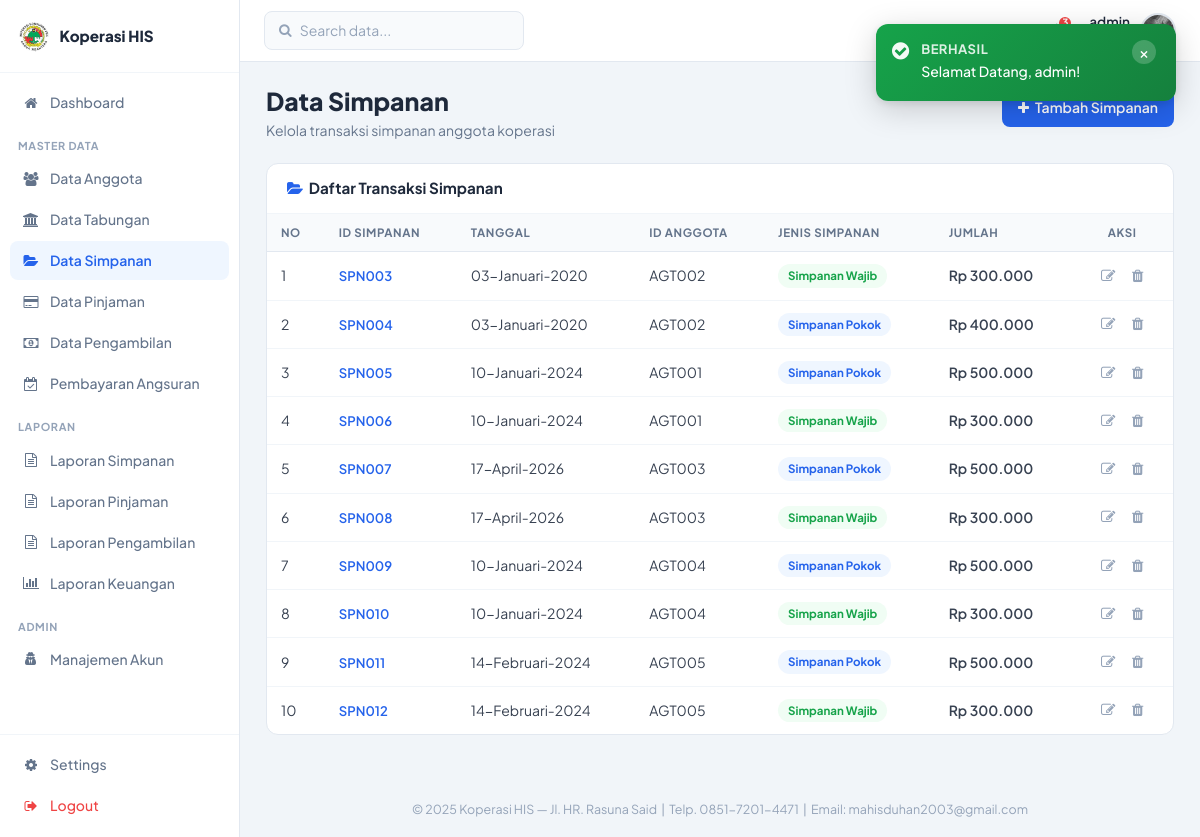
/admin/datasimpanan.php (signed in), run on the app's committed database.
### tables this page shows
CREATE TABLE `tbl_simpanan` (
  `id_simpanan` varchar(6) NOT NULL,
  `tgl_simpanan` date NOT NULL,
  `id_anggota` varchar(6) NOT NULL,
  `jenis_simpanan` varchar(20) NOT NULL,
  `jumlah_simpanan` int NOT NULL
);

### admin/datasimpanan.php (the view)
<?php
	include ("style/header.php");
	include ("style/sidebar.php");
	function tgl_indo($tanggal){
		$bulan = array(
			1 => 'Januari',
			'Februari',
			'Maret',
			'April',
			'Mei',
			'Juni',
			'Juli',
			'Agustus',
			'September',
			'Oktober',
			'November',
			'Desember',);
		$pecahkan = explode('-', $tanggal);
		return $pecahkan[2] . '-' . $bulan[(int)$pecahkan[1]] . '-' . $pecahkan[0];
	}
?>
<div class="sk-header-row">
  <div>
    <h1 class="sk-page-title">Data Simpanan</h1>
    <p class="sk-page-subtitle">Kelola transaksi simpanan anggota koperasi</p>
  </div>
  <div class="sk-page-actions">
    <a href="tambahsimpanan.php" class="sk-btn sk-btn-primary"><i class="fa fa-plus"></i> Tambah Simpanan</a>
  </div>
</div>
<div class="sk-card">
  <div class="sk-card-header">
    <h5 class="sk-card-title"><i class="fa fa-folder-open" style="color:#2563EB"></i>&nbsp; Daftar Transaksi Simpanan</h5>
  </div>
  <div class="sk-table-wrap">
    <table class="sk-table">
      <thead>
        <tr>
          <th>No</th>
          <th>ID Simpanan</th>
          <th>Tanggal</th>
          <th>ID Anggota</th>
          <th>Jenis Simpanan</th>
          <th>Jumlah</th>
          <th style="text-align:center;">Aksi</th>
        </tr>
      </thead>
      <tbody>
        <?php
        $no = 1;
        include ("../config/koneksi.php");
        $sql = mysqli_query($konek, "SELECT * FROM tbl_simpanan");
        while ($data = mysqli_fetch_array($sql)){
          $jenis = strtolower($data['jenis_simpanan']);
          if (strpos($jenis,'pokok') !== false) $cls = 'pokok';
          elseif (strpos($jenis,'wajib') !== false) $cls = 'wajib';
          else $cls = 'sukarela';
        ?>
        <tr>
          <td><?php echo $no++; ?></td>
          <td><span class="sk-id-link"><?php echo $data['id_simpanan']; ?></span></td>
          <td><?php echo tgl_indo($data['tgl_simpanan']); ?></td>
          <td><?php echo $data['id_anggota']; ?></td>
          <td><span class="sk-badge <?php echo $cls; ?>"><?php echo htmlspecialchars($data['jenis_simpanan']); ?></span></td>
          <td class="amt-blue"><?php echo 'Rp '.number_format($data['jumlah_simpanan'],0,',','.'); ?></td>
          <td style="text-align:center;white-space:nowrap;">
            <a href="editsimpanan.php?kd=<?php echo $data['id_simpanan']; ?>" class="sk-btn-icon-act" title="Edit"><i class="fa fa-edit"></i></a>
            <a href="hapussimpanan.php?kd=<?php echo $data['id_simpanan']; ?>" class="sk-btn-icon-act danger" title="Hapus" onclick="return confirm('Yakin hapus simpanan ini?')"><i class="fa fa-trash"></i></a>
          </td>
        </tr>
        <?php } ?>
      </tbody>
    </table>
  </div>
</div>
<?php include ("style/footer.php"); ?>

### assets/css/sekretaris-theme.css (style rules this page uses)
html { font-size: 16px; }
*, *::before, *::after { box-sizing: border-box; margin: 0; padding: 0; }
body.sk-body { font-family: 'Plus Jakarta Sans', 'Segoe UI', sans-serif; background: #F1F5F9; font-size: 15px; color: #1E293B; min-height: 100vh; line-height: 1.5; }
.sk-header-row { display: flex; align-items: flex-start; justify-content: space-between; margin-bottom: 22px; gap: 16px; }
.sk-page-title { font-size: 1.55rem; font-weight: 800; color: #1E293B; margin: 0 0 5px 0; }
.sk-page-subtitle { font-size: 0.875rem; color: #64748B; margin: 0; }
.sk-page-actions { display: flex; gap: 8px; flex-shrink: 0; align-items: center; }
.sk-card { background: white; border-radius: 12px; border: 1px solid #E2E8F0; margin-bottom: 20px; }
.sk-card-header { display: flex; align-items: center; justify-content: space-between; padding: 16px 20px; border-bottom: 1px solid #F1F5F9; }
.sk-card-title { font-size: 0.95rem; font-weight: 700; color: #1E293B; margin: 0; }
.sk-table-wrap { overflow-x: auto; }
.sk-table { width: 100%; border-collapse: collapse; font-size: 0.875rem; }
.sk-table thead th { background: #F8FAFC; color: #64748B; font-size: 0.72rem; font-weight: 700; text-transform: uppercase; letter-spacing: 0.05em; padding: 10px 14px; border-bottom: 1px solid #E2E8F0; white-space: nowrap; }
.sk-table tbody tr { border-bottom: 1px solid #F1F5F9; transition: background 0.1s; }
.sk-table tbody td { padding: 12px 14px; color: #374151; vertical-align: middle; }
.sk-table tbody tr:last-child { border-bottom: none; }
.sk-id-link { color: #2563EB; font-weight: 600; text-decoration: none; font-size: 0.82rem; }
.sk-badge { display: inline-block; padding: 3px 10px; border-radius: 20px; font-size: 0.72rem; font-weight: 700; white-space: nowrap; }
.sk-badge.pokok { background: #EFF6FF; color: #2563EB; }
.sk-badge.wajib { background: #F0FDF4; color: #16A34A; }
.sk-btn { display: inline-flex; align-items: center; gap: 6px; padding: 9px 16px; border-radius: 8px; font-size: 0.875rem; font-weight: 600; cursor: pointer; border: none; transition: all 0.15s; text-decoration: none; font-family: inherit; white-space: nowrap; }
.sk-btn-primary { background: #2563EB; color: white; }
.sk-btn-icon-act { background: none; border: none; cursor: pointer; color: #94A3B8; padding: 5px 7px; border-radius: 6px; font-size: 0.9rem; transition: all 0.12s; }
.amt-blue { color: #2563EB; font-weight: 600; }

### data on the page
tbl_simpanan: id_simpanan "SPN003", tgl_simpanan "03-Januari-2020", id_anggota "AGT002", jenis_simpanan "Simpanan Wajib", jumlah_simpanan "300.000"
tbl_simpanan: id_simpanan "SPN004", tgl_simpanan "03-Januari-2020", id_anggota "AGT002", jenis_simpanan "Simpanan Pokok", jumlah_simpanan "400.000"
tbl_simpanan: id_simpanan "SPN005", tgl_simpanan "10-Januari-2024", id_anggota "AGT001", jenis_simpanan "Simpanan Pokok", jumlah_simpanan "500.000"
tbl_simpanan: id_simpanan "SPN006", tgl_simpanan "10-Januari-2024", id_anggota "AGT001", jenis_simpanan "Simpanan Wajib", jumlah_simpanan "300.000"
tbl_simpanan: id_simpanan "SPN007", tgl_simpanan "17-April-2026", id_anggota "AGT003", jenis_simpanan "Simpanan Pokok", jumlah_simpanan "500.000"
tbl_simpanan: id_simpanan "SPN008", tgl_simpanan "17-April-2026", id_anggota "AGT003", jenis_simpanan "Simpanan Wajib", jumlah_simpanan "300.000"
tbl_simpanan: id_simpanan "SPN009", tgl_simpanan "10-Januari-2024", id_anggota "AGT004", jenis_simpanan "Simpanan Pokok", jumlah_simpanan "500.000"
tbl_simpanan: id_simpanan "SPN010", tgl_simpanan "10-Januari-2024", id_anggota "AGT004", jenis_simpanan "Simpanan Wajib", jumlah_simpanan "300.000"
tbl_simpanan: id_simpanan "SPN011", tgl_simpanan "14-Februari-2024", id_anggota "AGT005", jenis_simpanan "Simpanan Pokok", jumlah_simpanan "500.000"
tbl_simpanan: id_simpanan "SPN012", tgl_simpanan "14-Februari-2024", id_anggota "AGT005", jenis_simpanan "Simpanan Wajib", jumlah_simpanan "300.000"

### other printed values
$sk_settings['nama_koperasi'] "Koperasi HIS"
$label "Dashboard Data Anggota Data Tabungan Data Simpanan Data Pinjaman Data Pengambilan Pembayaran Angsuran Laporan Simpanan Laporan Pinjaman Laporan Pengambilan Laporan Keuangan Manajemen Akun"
$notif_count "3"
$_SESSION['username'] "admin"
$f['msg'] "Selamat Datang, admin!"
